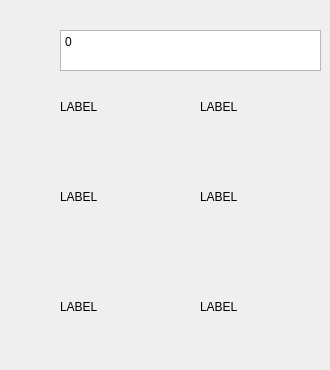
      <widget class="QWidget" name="page_13">
       <widget class="QPlainTextEdit" name="plainTextEdit_14">
        <property name="geometry">
         <rect>
          <x>60</x>
          <y>30</y>
          <width>261</width>
          <height>41</height>
         </rect>
        </property>
        <property name="verticalScrollBarPolicy">
         <enum>Qt::ScrollBarAlwaysOff</enum>
        </property>
        <property name="horizontalScrollBarPolicy">
         <enum>Qt::ScrollBarAlwaysOff</enum>
        </property>
        <property name="plainText">
         <string>0
</string>
        </property>
       </widget>
       <widget class="QLabel" name="label_86">
        <property name="geometry">
         <rect>
          <x>60</x>
          <y>100</y>
          <width>121</width>
          <height>61</height>
         </rect>
        </property>
        <property name="lineWidth">
         <number>0</number>
        </property>
        <property name="text">
         <string>LABEL</string>
        </property>
        <property name="alignment">
         <set>Qt::AlignLeading|Qt::AlignLeft|Qt::AlignTop</set>
        </property>
        <property name="margin">
         <number>2</number>
        </property>
        <property name="indent">
         <number>-1</number>
        </property>
       </widget>
       <widget class="QLabel" name="label_87">
        <property name="geometry">
         <rect>
          <x>200</x>
          <y>100</y>
          <width>121</width>
          <height>61</height>
         </rect>
        </property>
        <property name="lineWidth">
         <number>0</number>
        </property>
        <property name="text">
         <string>LABEL</string>
        </property>
        <property name="alignment">
         <set>Qt::AlignLeading|Qt::AlignLeft|Qt::AlignTop</set>
        </property>
        <property name="margin">
         <number>2</number>
        </property>
        <property name="indent">
         <number>-1</number>
        </property>
       </widget>
       <widget class="QLabel" name="label_88">
        <property name="geometry">
         <rect>
          <x>200</x>
          <y>190</y>
          <width>121</width>
          <height>61</height>
         </rect>
        </property>
        <property name="lineWidth">
         <number>0</number>
        </property>
        <property name="text">
         <string>LABEL</string>
        </property>
        <property name="alignment">
         <set>Qt::AlignLeading|Qt::AlignLeft|Qt::AlignTop</set>
        </property>
        <property name="margin">
         <number>2</number>
        </property>
        <property name="indent">
         <number>-1</number>
        </property>
       </widget>
       <widget class="QLabel" name="label_89">
        <property name="geometry">
         <rect>
          <x>60</x>
          <y>190</y>
          <width>121</width>
          <height>61</height>
         </rect>
        </property>
        <property name="lineWidth">
         <number>0</number>
        </property>
        <property name="text">
         <string>LABEL</string>
        </property>
        <property name="alignment">
         <set>Qt::AlignLeading|Qt::AlignLeft|Qt::AlignTop</set>
        </property>
        <property name="margin">
         <number>2</number>
        </property>
        <property name="indent">
         <number>-1</number>
        </property>
       </widget>
       <widget class="QLabel" name="label_90">
        <property name="geometry">
         <rect>
          <x>200</x>
          <y>300</y>
          <width>121</width>
          <height>61</height>
         </rect>
        </property>
        <property name="lineWidth">
         <number>0</number>
        </property>
        <property name="text">
         <string>LABEL</string>
        </property>
        <property name="alignment">
         <set>Qt::AlignLeading|Qt::AlignLeft|Qt::AlignTop</set>
        </property>
        <property name="margin">
         <number>2</number>
        </property>
        <property name="indent">
         <number>-1</number>
        </property>
       </widget>
       <widget class="QLabel" name="label_91">
        <property name="geometry">
         <rect>
          <x>60</x>
          <y>300</y>
          <width>121</width>
          <height>61</height>
         </rect>
        </property>
        <property name="lineWidth">
         <number>0</number>
        </property>
        <property name="text">
         <string>LABEL</string>
        </property>
        <property name="alignment">
         <set>Qt::AlignLeading|Qt::AlignLeft|Qt::AlignTop</set>
        </property>
        <property name="margin">
         <number>2</number>
        </property>
        <property name="indent">
         <number>-1</number>
        </property>
       </widget>
      </widget>
